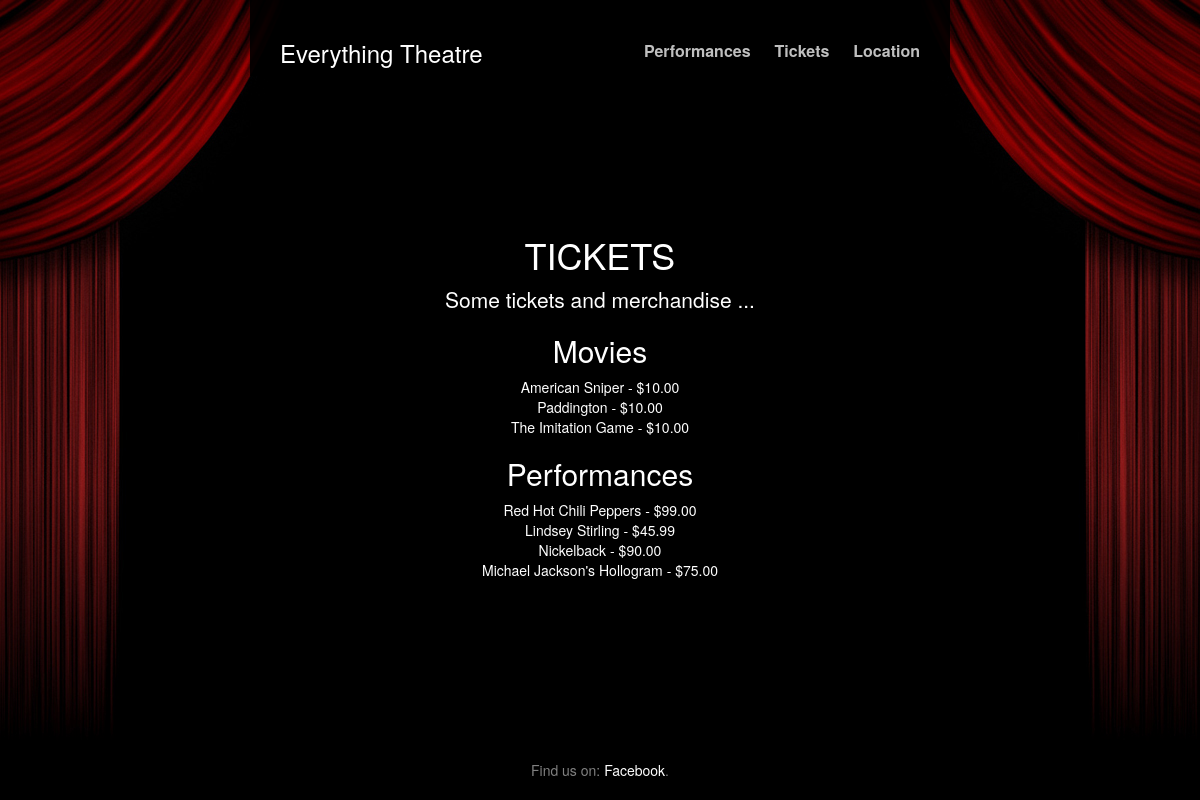
The app's page /tickets/, older data.
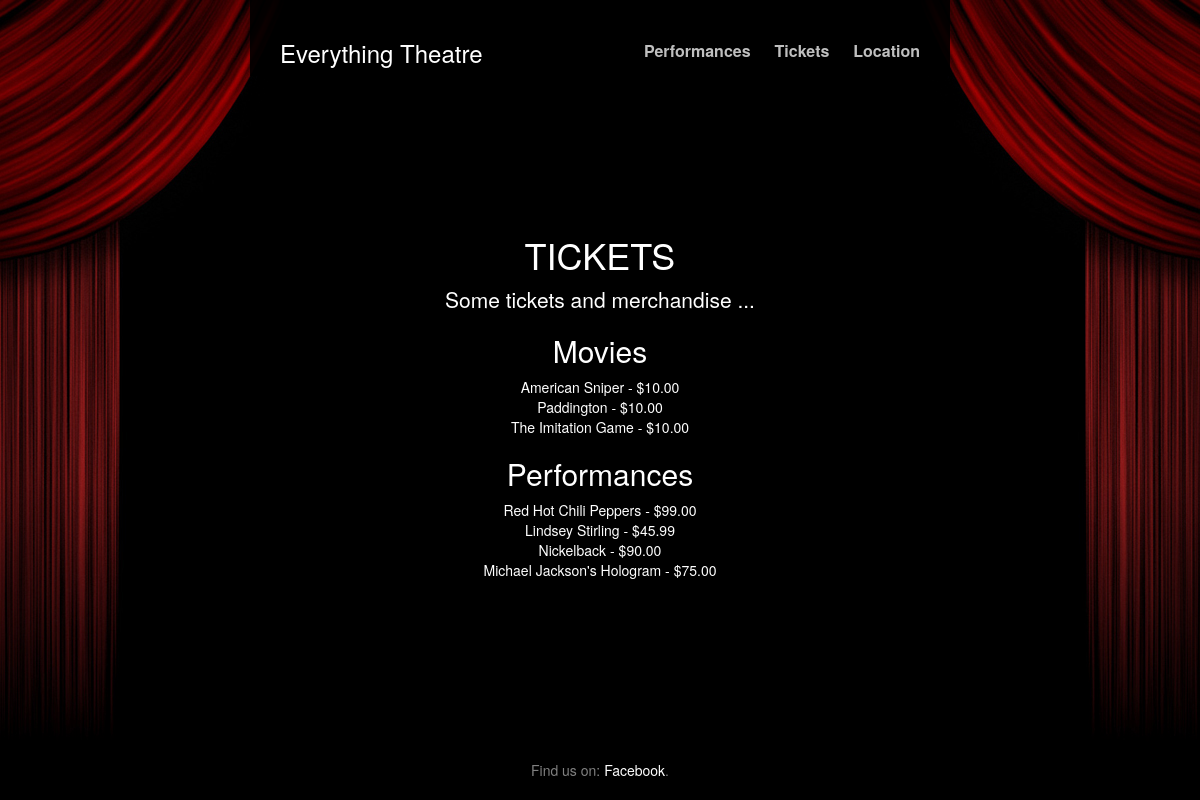
The same page, newer data.
### polls/models.py (models this page shows, shortened)
class Performance(models.Model):
    name=models.TextField()
    date=models.CharField(max_length=10)
    time=models.CharField(max_length=5) #military time please
    description=models.TextField(default="Description missing.")
    price=models.DecimalField(default=Decimal(00.00), max_digits=4, decimal_places=2)
    picture=models.TextField()

### Theatre/views.py (the view)
# urls.py: url(r'^tickets/', 'Theatre.views.tickets', name='tickets'),
def tickets(request):
    Movie_array = Movie.objects.all()
    Performance_array = Performance.objects.all()
    pass_in_dictionary = {'Movie': Movie_array, 'Performance': Performance_array}
    template = get_template('tickets.html')
    html = template.render(Context(pass_in_dictionary))
    return HttpResponse(html)

### Template/tickets.html (shortened to what this page needs)
{% extends "base.html" %}
{% block header1 %} TICKETS {% endblock %}
{% block lead %} Some tickets and merchandise ...{% endblock %}
{% block content %}
<h2>Movies</h2>
{% for m in Movie%}
    {{ m.name }} - ${{m.price}}<br>
{%endfor%}
<h2>Performances</h2>
{% for p in Performance%}
<a href="/upcoming_performances#{{ p.name }}">{{ p.name }}</a> - ${{p.price}}<br>
{%endfor%}
{% endblock %}

Row changes from the older to the newer data that the page shows:
changed Performance: name "Michael Jackson's Hollogram" → "Michael Jackson's Hologram"
